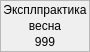
<?xml version="1.0" encoding="UTF-8"?>
<ui version="4.0">
 <class>miniWidget</class>
 <widget class="QFrame" name="miniWidget">
  <property name="geometry">
   <rect>
    <x>0</x>
    <y>0</y>
    <width>86</width>
    <height>51</height>
   </rect>
  </property>
  <property name="sizePolicy">
   <sizepolicy hsizetype="Fixed" vsizetype="Fixed">
    <horstretch>0</horstretch>
    <verstretch>0</verstretch>
   </sizepolicy>
  </property>
  <property name="windowTitle">
   <string>Frame</string>
  </property>
  <property name="frameShape">
   <enum>QFrame::StyledPanel</enum>
  </property>
  <property name="frameShadow">
   <enum>QFrame::Raised</enum>
  </property>
  <layout class="QVBoxLayout" name="verticalLayout">
   <property name="spacing">
    <number>2</number>
   </property>
   <property name="leftMargin">
    <number>2</number>
   </property>
   <property name="topMargin">
    <number>2</number>
   </property>
   <property name="rightMargin">
    <number>2</number>
   </property>
   <property name="bottomMargin">
    <number>2</number>
   </property>
   <item>
    <widget class="QLabel" name="label1">
     <property name="text">
      <string>Эксплпрактика</string>
     </property>
     <property name="alignment">
      <set>Qt::AlignCenter</set>
     </property>
    </widget>
   </item>
   <item>
    <widget class="QLabel" name="label2">
     <property name="enabled">
      <bool>true</bool>
     </property>
     <property name="text">
      <string>весна</string>
     </property>
     <property name="alignment">
      <set>Qt::AlignCenter</set>
     </property>
    </widget>
   </item>
   <item>
    <widget class="QLabel" name="label3">
     <property name="text">
      <string>999</string>
     </property>
     <property name="alignment">
      <set>Qt::AlignCenter</set>
     </property>
    </widget>
   </item>
  </layout>
 </widget>
 <resources/>
 <connections/>
</ui>
